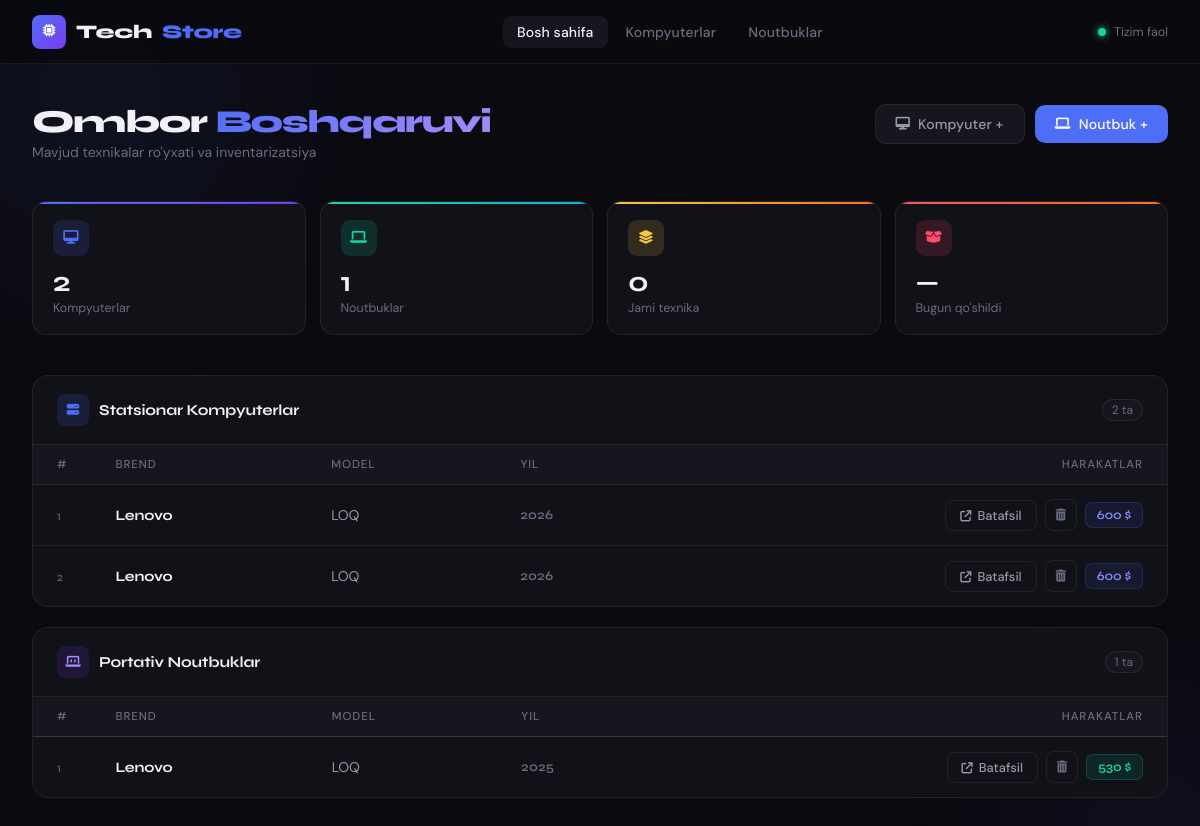
Before: / with the older database file.
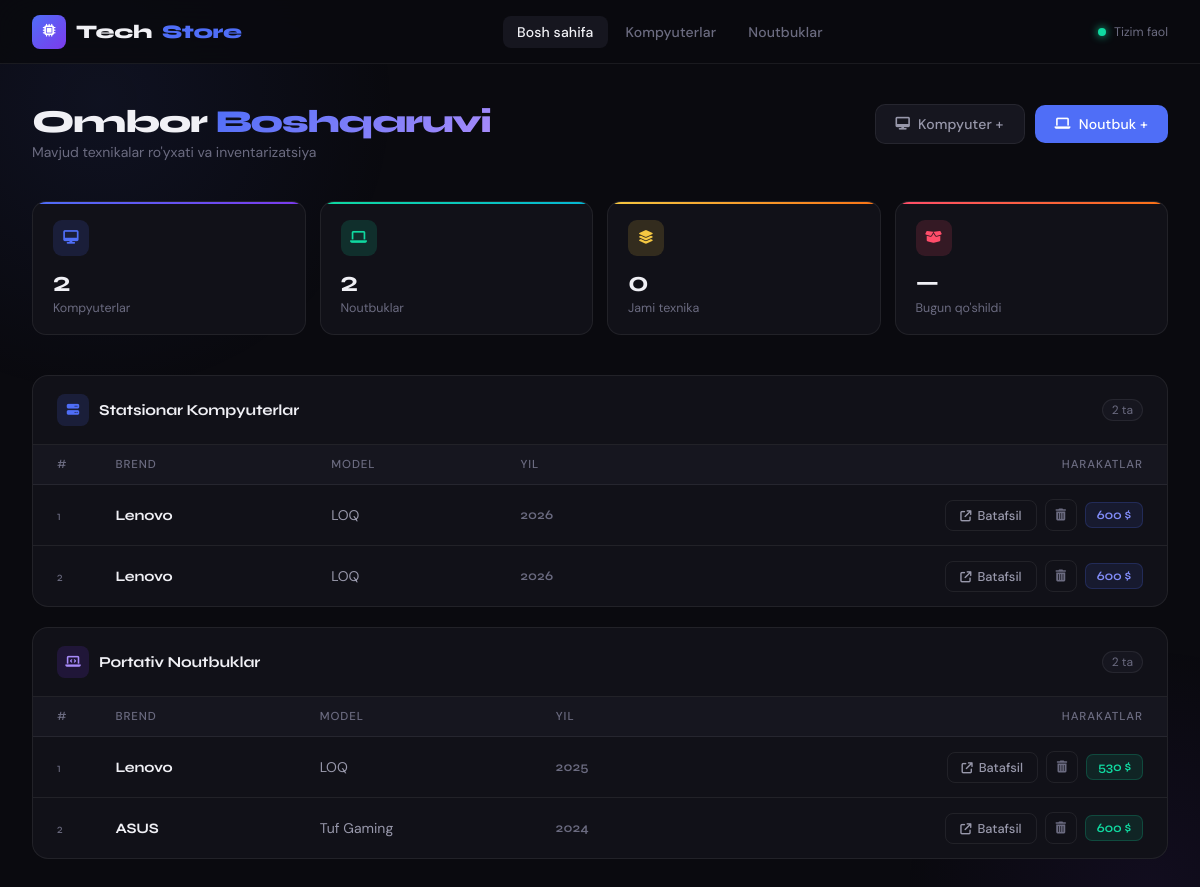
After: the same page with the newer database file.
### comp/models.py (models this page shows, shortened)
class Computer(models.Model):
    year = models.IntegerField(default=2024)
    brand = models.CharField(max_length=100)
    model = models.CharField(max_length=100)
    videocard = models.CharField(max_length=100)
    ram = models.IntegerField()
    cpu = models.CharField(max_length=100)
    disk = models.IntegerField()
    monitor = models.CharField(max_length=100)
    price = models.IntegerField()

### laptop/models.py (models this page shows, shortened)
class Laptop(models.Model):
    brand = models.CharField(max_length=100)
    model = models.CharField(max_length=100)
    videocard = models.CharField(max_length=100)
    year = models.IntegerField(default=2026)
    ram = models.IntegerField()
    cpu = models.IntegerField()
    disk = models.IntegerField()
    price = models.IntegerField()

### comp/views.py (the view)
# urls.py: path('', home_page, name='home_page'),
def home_page(request):
    computer = Computer.objects.all()
    laptop = Laptop.objects.all()
    return render(request, 'home_page.html', {'computer':computer, 'laptop':laptop})

### templates/home_page.html (shortened to what the changed rows need)
<!DOCTYPE html>
<html lang="uz">
<head>
    <link rel="stylesheet" href="https://cdnjs.cloudflare.com/ajax/libs/font-awesome/6.4.0/css/all.min.css">
</head>
<body>
<div class="wrapper">
    <div class="page-header">
        <div>
            <h1 class="page-title">Ombor <span>Boshqaruvi</span></h1>
        </div>
    </div>
    <div class="stats-row">
        <div class="stat-card green">
            <div class="stat-icon"><i class="fas fa-laptop"></i></div>
            <div class="stat-value">{{ laptop|length }}</div>
            <div class="stat-label">Noutbuklar</div>
        </div>
    </div>
    <div class="section">
        <table>
            <thead>
                <tr>
                    <th>#</th>
                    <th>Brend</th>
                    <th>Model</th>
                    <th>Yil</th>
                    <th style="text-align:right">Harakatlar</th>
                </tr>
            </thead>
            <tbody>
                {% for c in computer %}
                <tr>
                    <td style="font-size:0.78rem;color:var(--text-muted);font-family:'Syne',sans-serif;width:40px;">{{ forloop.counter }}</td>
                    <td class="brand">{{ c.brand }}</td>
                    <td class="model">{{ c.model }}</td>
                    <td class="year">{{ c.year }}</td>
                    <td class="actions">
                        <div class="action-group">
                            <a href="{% url 'comp_info' c.id %}" class="btn-detail">
                                <i class="fas fa-arrow-up-right-from-square" style="font-size:0.7rem;"></i>
                                Batafsil
                            </a>
                            <a href="{% url 'delete_computer' c.id %}" class="btn-delete" title="O'chirish">
                                <i class="fas fa-trash-alt"></i>
                            </a>
                            <span class="price-tag price-comp">{{ c.price }} $</span>
                        </div>
                    </td>
                </tr>
                {% endfor %}
            </tbody>
        </table>
    </div>
    <div class="section">
        <div class="section-head">
            <div class="section-title-wrap">
                <div class="section-icon purple"><i class="fas fa-laptop-code"></i></div>
                <span class="section-name">Portativ Noutbuklar</span>
            </div>
            <span class="section-count">{{ laptop|length }} ta</span>
        </div>
        <table>
            <thead>
                <tr>
                    <th>#</th>
                    <th>Brend</th>
                    <th>Model</th>
                    <th>Yil</th>
                    <th style="text-align:right">Harakatlar</th>
                </tr>
            </thead>
            <tbody>
                {% for l in laptop %}
                <tr>
                    <td style="font-size:0.78rem;color:var(--text-muted);font-family:'Syne',sans-serif;width:40px;">{{ forloop.counter }}</td>
                    <td class="brand">{{ l.brand }}</td>
                    <td class="model">{{ l.model }}</td>
                    <td class="year">{{ l.year }}</td>
                    <td class="actions">
                        <div class="action-group">
                            <a href="{% url 'laptop_info' l.id %}" class="btn-detail">
                                <i class="fas fa-arrow-up-right-from-square" style="font-size:0.7rem;"></i>
                                Batafsil
                            </a>
                            <a href="{% url 'delete_laptop' l.id %}" class="btn-delete" title="O'chirish">
                                <i class="fas fa-trash-alt"></i>
                            </a>
                            <span class="price-tag price-laptop">{{ l.price }} $</span>
                        </div>
                    </td>
                </tr>
                {% endfor %}
            </tbody>
        </table>
    </div>
</div>
</body>
</html>

Changed rows visible on the page:
added Laptop: brand "ASUS", model "Tuf Gaming", year "2024", price "600"
Other visible differences:
{{ laptop|length }}: "1" → "2"
